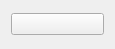
<?xml version="1.0" encoding="UTF-8"?>
<ui version="4.0">
 <class>Form</class>
 <widget class="QWidget" name="Form">
  <property name="geometry">
   <rect>
    <x>0</x>
    <y>0</y>
    <width>115</width>
    <height>49</height>
   </rect>
  </property>
  <property name="windowTitle">
   <string>Form</string>
  </property>
  <layout class="QVBoxLayout" name="verticalLayout">
   <item>
    <widget class="QPushButton" name="btn">
     <property name="text">
      <string/>
     </property>
     <property name="icon">
      <iconset>
       <normaloff>../icons/actExp.png</normaloff>../icons/actExp.png</iconset>
     </property>
    </widget>
   </item>
  </layout>
 </widget>
 <resources/>
 <connections/>
</ui>
